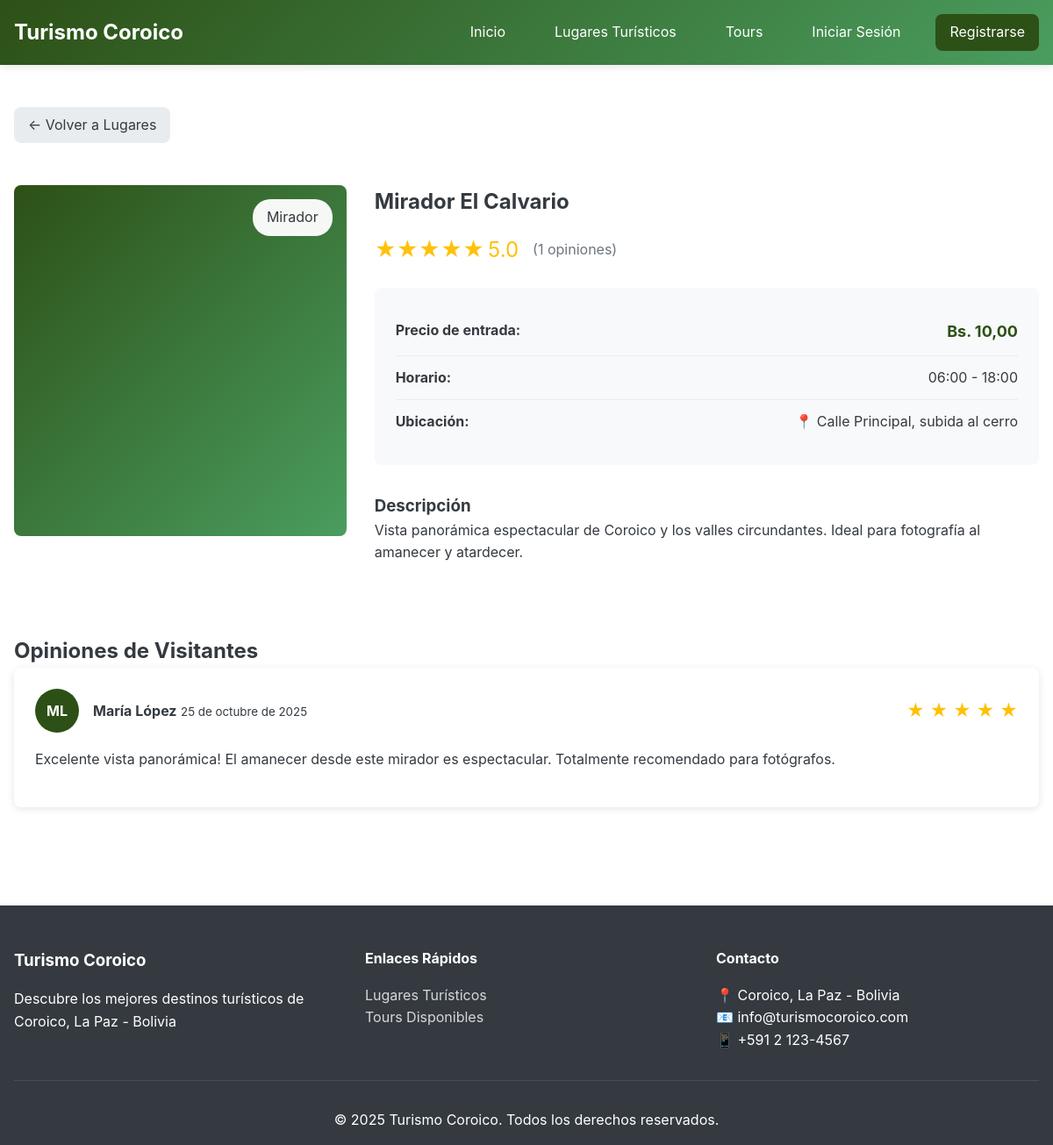
The page /lugares/detalle?id=1 on the database its author committed.
### tables this page shows
CREATE TABLE `lugares_turisticos` (
  `id_lugar` int(11) NOT NULL,
  `nombre` varchar(150) NOT NULL,
  `descripcion` text NOT NULL,
  `categoria` enum('mirador','cascada','aventura','cultural') NOT NULL,
  `direccion` varchar(200) DEFAULT NULL,
  `precio_entrada` decimal(10,2) NOT NULL DEFAULT 0.00,
  `horario_apertura` time DEFAULT NULL,
  `horario_cierre` time DEFAULT NULL,
  `imagen_lugar` varchar(255) DEFAULT 'default.jpg',
  `fecha_creacion` timestamp NOT NULL DEFAULT current_timestamp()
);

CREATE TABLE `comentarios` (
  `id_comentario` int(11) NOT NULL,
  `id_usuario` int(11) NOT NULL,
  `id_lugar` int(11) NOT NULL,
  `calificacion` int(11) NOT NULL CHECK (`calificacion` between 1 and 5),
  `comentario` text NOT NULL,
  `fecha_comentario` timestamp NOT NULL DEFAULT current_timestamp()
);

CREATE TABLE `usuarios` (
  `id_usuario` int(11) NOT NULL,
  `nombre_completo` varchar(100) NOT NULL,
  `email` varchar(100) NOT NULL,
  `password` varchar(50) NOT NULL,
  `rol` enum('admin','turista') NOT NULL DEFAULT 'turista',
  `fecha_registro` timestamp NOT NULL DEFAULT current_timestamp()
);

### controllers/LugarController.php (called while the page is built, shortened)
<?php
require_once __DIR__ . '/../config/config.php';
require_once __DIR__ . '/../models/LugarTuristico.php';
require_once __DIR__ . '/../models/Comentario.php';
class LugarController {
    private $lugarModel;
    private $comentarioModel;
    public function __construct() {
        $this->lugarModel = new LugarTuristico();
        $this->comentarioModel = new Comentario();
    }
    public function detalle() {
        $id = $_GET['id'] ?? null;
        $lugar = $this->lugarModel->getDetalleCompleto($id);
        $comentarios = $this->comentarioModel->getPorLugar($id);
        $estadisticas = $this->comentarioModel->getPromedioCalificacion($id);
        require_once __DIR__ . '/../views/lugares/detalle.php';
    }
}

### index.php (called while the page is built, shortened)
<?php
require_once __DIR__ . '/config/config.php';
require_once __DIR__ . '/config/database.php';
$request_uri = $_SERVER['REQUEST_URI'];
$base_path = parse_url(BASE_URL, PHP_URL_PATH);
if ($base_path && strpos($request_uri, $base_path) === 0) {
    $request_uri = substr($request_uri, strlen($base_path));
}
$request_uri = strtok($request_uri, '?');
$request_uri = trim($request_uri, '/');
$segments = explode('/', $request_uri);
$methodName = isset($segments[1]) ? $segments[1] : 'index';
$methodName = lcfirst(str_replace('-', '', ucwords($methodName, '-')));
$controller = new $controllerName();
try {
    $controller->$methodName();
} catch (Exception $e) {
    error_log("Error en el controlador: " . $e->getMessage());
    echo "<!DOCTYPE html>
<html lang='es'>
<head>
    <meta charset='UTF-8'>
    <meta name='viewport' content='width=device-width, initial-scale=1.0'>
    <title>Error</title>
    <style>
        body {
            font-family: Arial, sans-serif;
            display: flex;
            justify-content: center;
            align-items: center;
            height: 100vh;
            margin: 0;
            background: #f5f5f5;
        }
        .error-container {
            text-align: center;
            padding: 2rem;
            background: white;
            border-radius: 10px;
            box-shadow: 0 2px 10px rgba(0,0,0,0.1);
            max-width: 500px;
        }
        h1 { color: #d32f2f; }
        a {
            display: inline-block;
            margin-top: 1rem;
            padding: 0.75rem 1.5rem;
            background: #2d5016;
            color: white;
            text-decoration: none;
            border-radius: 5px;
        }
        a:hover { background: #4a9d5f; }
    </style>
</head>
<body>
    <div class='error-container'>
        <h1>Error en la aplicación</h1>
        <p>Ha ocurrido un error inesperado. Por favor, intenta nuevamente.</p>
        <a href='" . BASE_URL . "'>Volver al Inicio</a>
    </div>
</body>
</html>";
}

### config/config.php (called while the page is built, shortened)
<?php
function url($path = '') {
    return BASE_URL . ltrim($path, '/');
}
function formatearFecha($date) {
    $meses = [
        1 => 'enero', 2 => 'febrero', 3 => 'marzo', 4 => 'abril',
        5 => 'mayo', 6 => 'junio', 7 => 'julio', 8 => 'agosto',
        9 => 'septiembre', 10 => 'octubre', 11 => 'noviembre', 12 => 'diciembre'
    ];
    $timestamp = strtotime($date);
    $dia = date('d', $timestamp);
    $mes = $meses[(int)date('m', $timestamp)];
    $anio = date('Y', $timestamp);
    return "$dia de $mes de $anio";
}
function formatearPrecio($precio) {
    return 'Bs. ' . number_format($precio, 2, ',', '.');
}

### config/database.php (called while the page is built, shortened)
<?php
class Database {
    private static $instance = null;
    private $connection;
    private function __construct() {
        try {
            $dsn = "mysql:host=" . DB_HOST . ";dbname=" . DB_NAME . ";charset=" . DB_CHARSET;
            $options = [
                PDO::ATTR_ERRMODE            => PDO::ERRMODE_EXCEPTION,
                PDO::ATTR_DEFAULT_FETCH_MODE => PDO::FETCH_ASSOC,
                PDO::ATTR_EMULATE_PREPARES   => false,
            ];
            $this->connection = new PDO($dsn, DB_USER, DB_PASS, $options);
        } catch (PDOException $e) {
            die("Error de conexión a la base de datos: " . $e->getMessage());
        }
    }
    public static function getInstance() {
        if (self::$instance === null) {
            self::$instance = new self();
        }
        return self::$instance;
    }
    public function getConnection() {
        return $this->connection;
    }
}

### models/LugarTuristico.php (called while the page is built, shortened)
<?php
require_once __DIR__ . '/Model.php';
class LugarTuristico extends Model {
    public function getDetalleCompleto($id) {
        $sql = "SELECT l.*,
                COALESCE(AVG(c.calificacion), 0) as promedio_calificacion,
                COUNT(c.id_comentario) as total_comentarios
                FROM lugares_turisticos l
                LEFT JOIN comentarios c ON l.id_lugar = c.id_lugar
                WHERE l.id_lugar = ?
                GROUP BY l.id_lugar";
        return $this->queryOne($sql, [$id]);
    }
}

### models/Model.php (called while the page is built, shortened)
<?php
require_once __DIR__ . '/../config/database.php';
class Model {
    protected $db;
    public function __construct() {
        $this->db = Database::getInstance()->getConnection();
    }
    protected function query($sql, $params = []) {
        try {
            $stmt = $this->db->prepare($sql);
            $stmt->execute($params);
            return $stmt->fetchAll();
        } catch (PDOException $e) {
            error_log("Error en query(): " . $e->getMessage());
            return [];
        }
    }
    protected function queryOne($sql, $params = []) {
        try {
            $stmt = $this->db->prepare($sql);
            $stmt->execute($params);
            $result = $stmt->fetch();
            return $result ? $result : null;
        } catch (PDOException $e) {
            error_log("Error en queryOne(): " . $e->getMessage());
            return null;
        }
    }
}

### models/Comentario.php (called while the page is built, shortened)
<?php
require_once __DIR__ . '/Model.php';
class Comentario extends Model {
    public function getPorLugar($lugar_id) {
        $sql = "SELECT c.*, u.nombre_completo as usuario_nombre
                FROM comentarios c
                INNER JOIN usuarios u ON c.id_usuario = u.id_usuario
                WHERE c.id_lugar = ?
                ORDER BY c.fecha_comentario DESC";
        return $this->query($sql, [$lugar_id]);
    }
    public function getPromedioCalificacion($lugar_id) {
        $sql = "SELECT
                COALESCE(AVG(calificacion), 0) as promedio,
                COUNT(*) as total_comentarios
                FROM comentarios
                WHERE id_lugar = ?";
        $result = $this->queryOne($sql, [$lugar_id]);
        return [
            'promedio' => $result ? round($result['promedio'], 1) : 0,
            'total_comentarios' => $result ? (int)$result['total_comentarios'] : 0
        ];
    }
}

### views/lugares/detalle.php (the view, shortened to what this page needs)
<?php
require_once __DIR__ . '/../layouts/header.php';
?>
<section class="section">
    <div class="container">
        <div class="detalle-header">
            <a href="<?php echo url('lugares'); ?>" class="btn-back">← Volver a Lugares</a>
        </div>
        <div class="detalle-content">
            <div class="detalle-image" style="background: linear-gradient(135deg, #2d5016 0%, #4a9d5f 100%);">
                <span class="detalle-category"><?php echo ucfirst($lugar['categoria']); ?></span>
            </div>
            <div class="detalle-info">
                <h1><?php echo htmlspecialchars($lugar['nombre']); ?></h1>
                <div class="detalle-rating">
                    <div class="rating-stars">
                        <?php
                        $calificacion = round($estadisticas['promedio']);
                        for($i = 1; $i <= 5; $i++) {
                            echo $i <= $calificacion ? '★' : '☆';
                        }
                        ?>
                        <span><?php echo number_format($estadisticas['promedio'], 1); ?></span>
                    </div>
                    <span class="rating-count">(<?php echo $estadisticas['total_comentarios']; ?> opiniones)</span>
                </div>
                <div class="detalle-meta">
                    <div class="meta-item">
                        <strong>Precio de entrada:</strong>
                        <span class="price"><?php echo formatearPrecio($lugar['precio_entrada']); ?></span>
                    </div>
                    <?php if (!empty($lugar['horario_apertura'])): ?>
                    <div class="meta-item">
                        <strong>Horario:</strong>
                        <span><?php echo substr($lugar['horario_apertura'], 0, 5); ?> - <?php echo substr($lugar['horario_cierre'], 0, 5); ?></span>
                    </div>
                    <?php endif; ?>
                    <?php if (!empty($lugar['direccion'])): ?>
                    <div class="meta-item">
                        <strong>Ubicación:</strong>
                        <span>📍 <?php echo htmlspecialchars($lugar['direccion']); ?></span>
                    </div>
                    <?php endif; ?>
                </div>
                <div class="detalle-description">
                    <h3>Descripción</h3>
                    <p><?php echo nl2br(htmlspecialchars($lugar['descripcion'])); ?></p>
                </div>
            </div>
        </div>
        <div class="comentarios-section">
            <h2>Opiniones de Visitantes</h2>
            <?php if (!empty($comentarios)): ?>
            <div class="comentarios-lista">
                <?php foreach ($comentarios as $comentario): ?>
                <div class="comentario-card">
                    <div class="comentario-header">
                        <div class="comentario-author">
                            <div class="author-avatar">
                                <?php
                                $palabras = explode(' ', $comentario['usuario_nombre']);
                                $iniciales = strtoupper(substr($palabras[0], 0, 1));
                                if (isset($palabras[1])) $iniciales .= strtoupper(substr($palabras[1], 0, 1));
                                echo $iniciales;
                                ?>
                            </div>
                            <div>
                                <strong><?php echo htmlspecialchars($comentario['usuario_nombre']); ?></strong>
                                <small><?php echo formatearFecha($comentario['fecha_comentario'], true); ?></small>
                            </div>
                        </div>
                        <div class="comentario-rating">
                            <?php for($i = 1; $i <= 5; $i++): ?>
                                <?php echo $i <= $comentario['calificacion'] ? '★' : '☆'; ?>
                            <?php endfor; ?>
                        </div>
                    </div>
                    <div class="comentario-content">
                        <p><?php echo nl2br(htmlspecialchars($comentario['comentario'])); ?></p>
                    </div>
                </div>
                <?php endforeach; ?>
            </div>
            <?php else: ?>
            <p class="text-center">Aún no hay comentarios. ¡Sé el primero en opinar!</p>
            <?php endif; ?>
        </div>
    </div>
</section>
<?php require_once __DIR__ . '/../layouts/footer.php'; ?>

### public/css/styles.css (style rules this page uses)
:root { --color-primary: #2d5016; --color-primary-dark: #1a3009; --color-primary-light: #4a9d5f; --color-secondary: #87ceeb; --color-success: #28a745; --color-danger: #dc3545; --color-warning: #ffc107; --color-info: #17a2b8; --color-light: #f8f9fa; --color-dark: #343a40; --color-white: #ffffff; --color-gray: #6c757d; --color-gray-light: #e9ecef; --font-family: -apple-system, BlinkMacSystemFont, "Segoe UI", Roboto, "Helvetica Neue", Arial, sans-serif; --border-radius: 8px; --box-shadow: 0 2px 10px rgba(0, 0, 0, 0.1); --transition: all 0.3s ease; }
* { margin: 0; padding: 0; box-sizing: border-box; }
body { font-family: var(--font-family); line-height: 1.6; color: var(--color-dark); background-color: var(--color-white); }
a { text-decoration: none; color: var(--color-primary); transition: var(--transition); }
.container { max-width: 1200px; margin: 0 auto; padding: 0 1rem; }
.btn-back { background: var(--color-gray-light); color: var(--color-dark); padding: 0.5rem 1rem; border-radius: var(--border-radius); display: inline-block; margin-bottom: 1rem; }
.section { padding: 3rem 0; }
.price { color: var(--color-primary); font-weight: bold; font-size: 1.125rem; }
.detalle-header { display: flex; justify-content: space-between; align-items: center; margin-bottom: 2rem; }
.detalle-content { display: grid; grid-template-columns: 1fr 2fr; gap: 2rem; margin-bottom: 2rem; }
.detalle-image { height: 400px; border-radius: var(--border-radius); display: flex; align-items: center; justify-content: center; font-size: 5rem; position: relative; }
.detalle-category { position: absolute; top: 1rem; right: 1rem; background: rgba(255, 255, 255, 0.95); padding: 0.5rem 1rem; border-radius: 20px; font-size: 1rem; }
.detalle-rating { display: flex; align-items: center; gap: 1rem; margin: 1rem 0; }
.rating-stars { color: #ffc107; font-size: 1.5rem; display: flex; align-items: center; gap: 0.25rem; }
.rating-count { color: var(--color-gray); }
.detalle-meta { background: var(--color-light); padding: 1.5rem; border-radius: var(--border-radius); margin: 1.5rem 0; }
.meta-item { display: flex; justify-content: space-between; padding: 0.75rem 0; border-bottom: 1px solid var(--color-gray-light); }
.meta-item:last-child { border-bottom: none; }
.detalle-description { margin: 2rem 0; }
.comentarios-section { margin-top: 3rem; }
.comentarios-lista { display: flex; flex-direction: column; gap: 1.5rem; }
.comentario-card { background: var(--color-white); padding: 1.5rem; border-radius: var(--border-radius); box-shadow: var(--box-shadow); }
.comentario-header { display: flex; justify-content: space-between; align-items: center; margin-bottom: 1rem; }
.comentario-author { display: flex; align-items: center; gap: 1rem; }
.author-avatar { width: 50px; height: 50px; border-radius: 50%; background: var(--color-primary); color: var(--color-white); display: flex; align-items: center; justify-content: center; font-weight: bold; }
.comentario-rating { color: #ffc107; font-size: 1.25rem; }
.comentario-content { margin: 1rem 0; line-height: 1.8; }

### rows shown on the page
lugares_turisticos: categoria "Mirador", nombre "Mirador El Calvario", precio_entrada "Bs. 10,00", horario_apertura "06:00", horario_cierre "18:00", direccion "Calle Principal, subida al cerro", descripcion "Vista panorámica espectacular de Coroico y los valles circundantes. Ideal para fotografía al amanecer y atardecer."
comentarios: id_usuario.nombre_completo "ML", id_usuario.nombre_completo "María López", fecha_comentario "25 de octubre de 2025", calificacion 5 (drawn), comentario "Excelente vista panorámica! El amanecer desde este mirador es espectacular. Totalmente recomendado para fotógrafos."

### other values the page prints
SITE_NAME "Turismo Coroico"
$estadisticas['promedio'] "5.0"
$estadisticas['total_comentarios'] "1"
SITE_DESCRIPTION "Descubre los mejores destinos turísticos de Coroico, La Paz - Bolivia"
